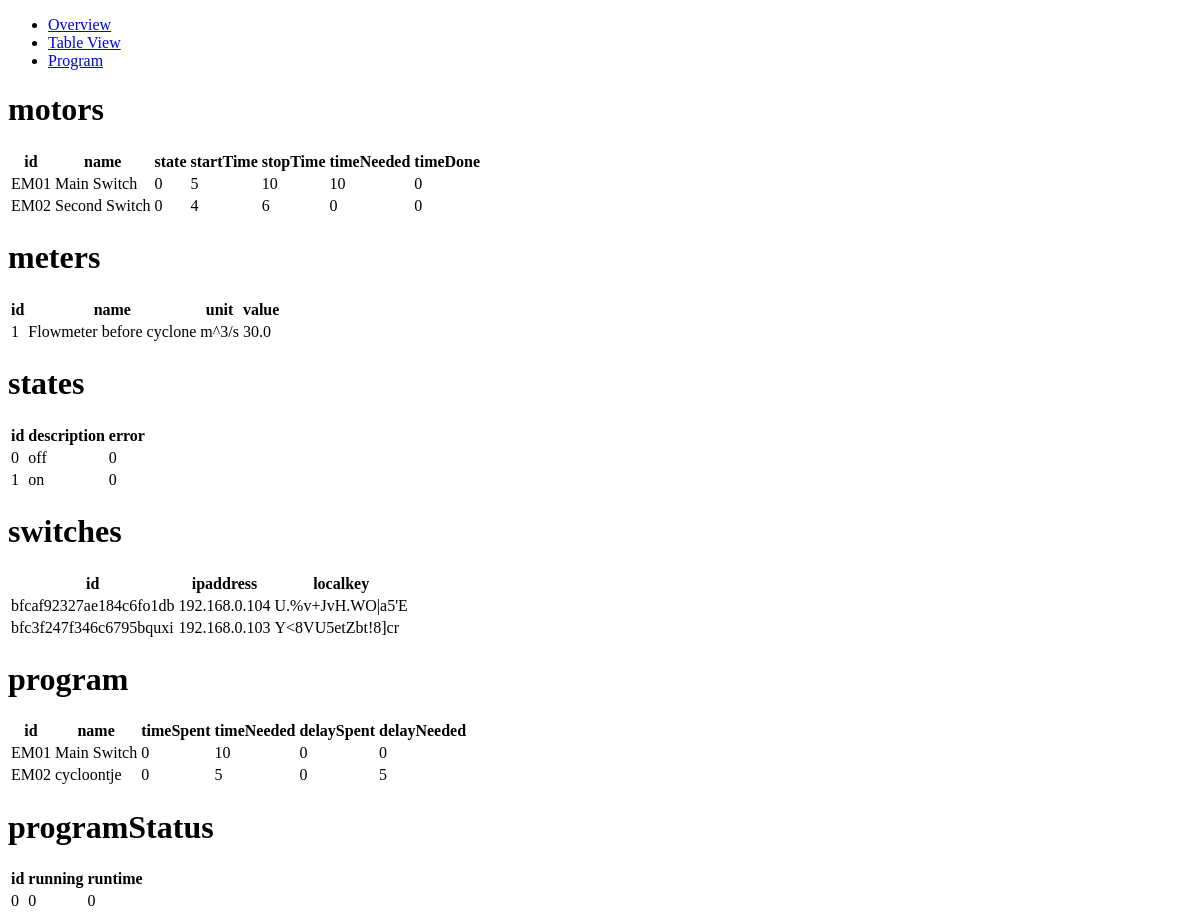
The app's page /tableview, older data.
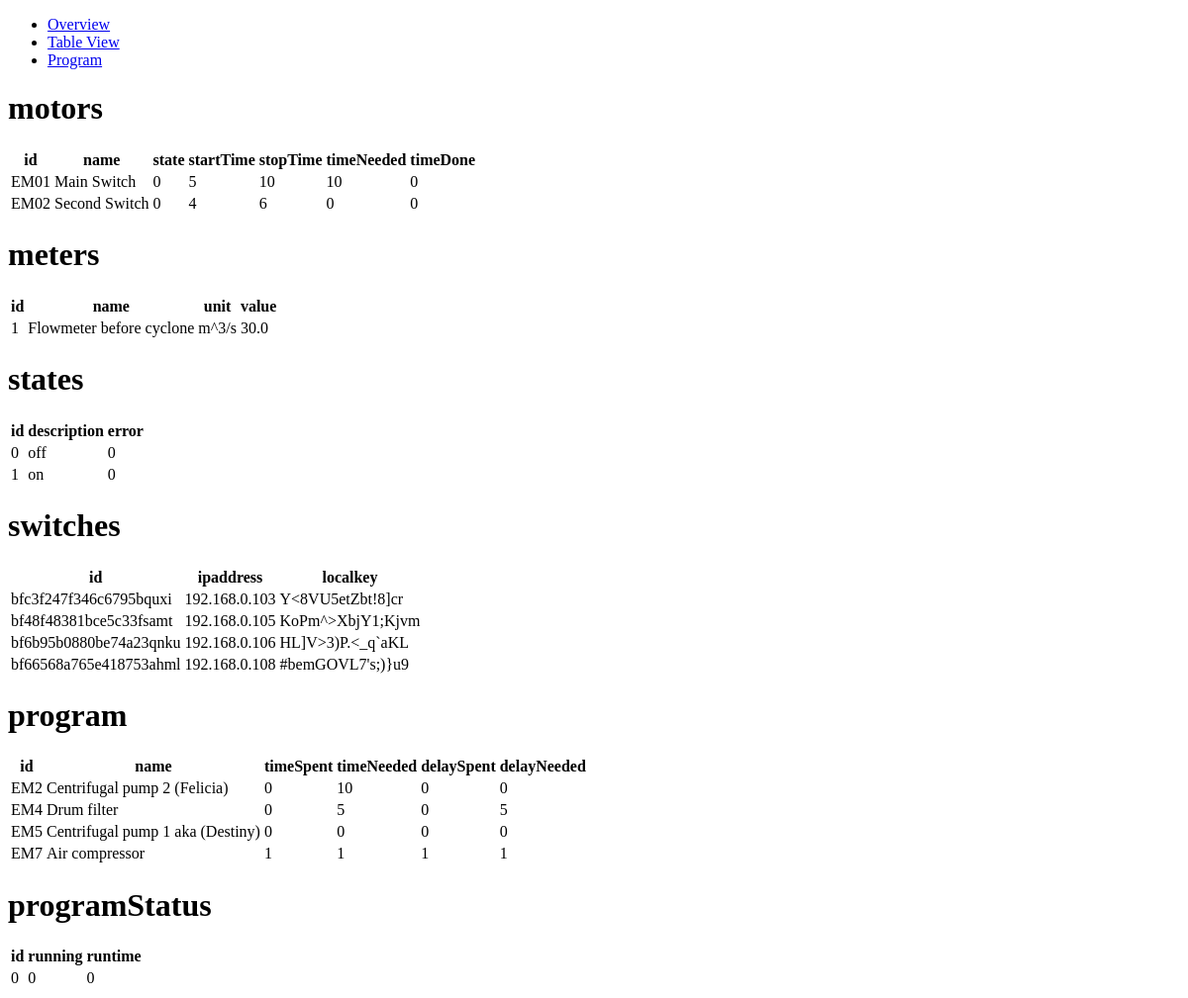
The same page, newer data.
### tables this page shows
CREATE TABLE motors (id text primary key, name text, state int, startTime datetime, stopTime datetime, timeNeeded int, timeDone int);

CREATE TABLE meters (id text primary key, name text, unit text, value double);

CREATE TABLE states (id int primary key, description text, error int);

CREATE TABLE switches (id text primary key, ipaddress text, localkey text);

CREATE TABLE program (id text primary key, name text, timeSpent int, timeNeeded int, delaySpent int, delayNeeded int);

### server/server.py (the view)
@app.route("/tableview")
def tableview():
    tables = []
    for tableName in tableNames:
        tables.append(sF.getTable(tableName))
    return render_template('tableview.html',tables=tables,tableNames=tableNames)

### server/serverFunctions/getTable.py (called while the page is built)
def getTable(table):
    db = sqlite3.connect('../data/machine.db',timeout=5)
    cs = db.execute('SELECT * FROM ' + table)
    ns = [description[0] for description in cs.description]
    result = []
    for ci in cs:
        result.append(dict(zip(ns,ci)))
    db.close()
    return result

### server/templates/tableview.html
{% extends "layout.html" %}
{% block main %}
	{% for table in tables %}
		<div>
			<h1>{{ tableNames[loop.index-1] }}</h1>
                	<table>
                        	<thead>
                                	<tr>
					{% for key, value in table[0].items() %}
                                        	        <th>{{key}}</th>
                                 	       {% endfor %}
                                	</tr>
                       		</thead>
                        	<tbody>
                                	{% for item in table %}
                                        	<tr>
                                                	{% for key, value in item.items() %}
                                                	        <td>{{value}}</th>
                                        	        {% endfor %}
                                	        </tr>
                        	        {% endfor %}
                	        </tbody>
        	        </table>
	        </div>
	{% endfor %}
{% endblock %}

### server/templates/layout.html (shortened to what this page needs)
<!DOCTYPE html>
<html lang="en">
	<head>
	</head>
	<nav>
		<div>
			<ul>
				<li>
					<a href="/">
						<span>Overview</span>
					</a>
				</li>
				<li>
					<a href="/tableview">
						<span>Table View</span>
					</a>
				</li>
				<li>
					<a href="/program">
						<span>Program</span>
					</a>
				</li>
			</ul>
		</div>
	</nav>
	<main>
		{% block main %}{% endblock %}
	</main>

Row changes from the older to the newer data that the page shows:
removed switches: key "id", key "ipaddress", key "localkey", id "bfcaf92327ae184c6fo1db", ipaddress "192.168.0.104", localkey "U.%v+JvH.WO|a5'E"
removed program: key "id", key "name", id "EM01", name "Main Switch", item "0" "10" "0" "0"
removed program: id "EM02", name "cycloontje", item "0" "5" "0" "5"
added switches: id "bf48f48381bce5c33fsamt", ipaddress "192.168.0.105", localkey "KoPm^>XbjY1;Kjvm"
added switches: id "bf6b95b0880be74a23qnku", ipaddress "192.168.0.106", localkey "HL]V>3)P.<_q`aKL"
added switches: id "bf66568a765e418753ahml", ipaddress "192.168.0.108", localkey "#bemGOVL7's;)}u9"
added program: key "id", key "name", id "EM2", name "Centrifugal pump 2 (Felicia)", item "0" "10" "0" "0"
added program: id "EM4", name "Drum filter", item "0" "5" "0" "5"
added program: id "EM5", name "Centrifugal pump 1 aka (Destiny)", item "0" "0" "0" "0"
added program: id "EM7", name "Air compressor", item "1" "1" "1" "1"
